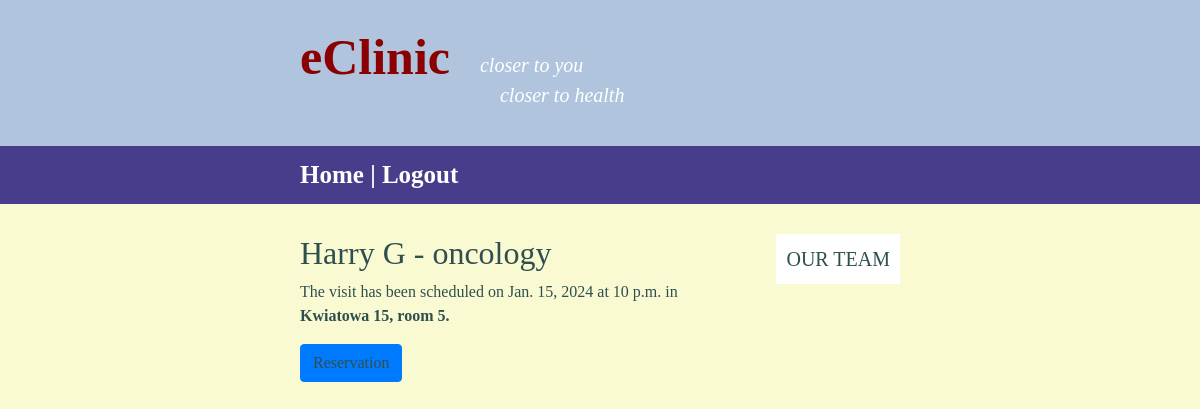
The page /visits/7 (signed in) on the database its author committed.
### visits/models.py (models this page shows, shortened)
class Visit(models.Model):
    date = models.DateField()
    start_time = models.TimeField(default=time(8))
    doctor = models.ForeignKey(Doctor, on_delete=models.CASCADE)
    location = models.ForeignKey(Location, on_delete=models.CASCADE)
    available = models.BooleanField(default=True)
    patient = models.ForeignKey(User, null=True, blank=True, on_delete=models.CASCADE)
    class Meta:
        ordering = ["date", "start_time"]

class Doctor(models.Model):
    doctor = models.CharField(max_length=50)
    specialization = models.ForeignKey(Specialization, on_delete=models.CASCADE)
    def __str__(self):
        return f"{self.doctor} - {self.specialization}"

class Specialization(models.Model):
    specialization = models.CharField(max_length=100)
    def __str__(self):
        return self.specialization

class Location(models.Model):
    adress = models.CharField(max_length=100)
    room_number = models.IntegerField()
    def __str__(self):
        return f"{self.adress}, room {self.room_number}."

### visits/views.py (the view)
# urls.py: path('<int:id>', views.details, name="details"),
def details(request, id):
    visit = get_object_or_404(Visit, pk=id)
    out_of_date(visit)
    return render(request, "visits/details.html", {"visit": visit})

### visits/views.py (called while the page is built)
def out_of_date(visit):
    visit_datetime = datetime.combine(visit.date, visit.start_time)
    if visit_datetime < datetime.now():
        visit.available = False
        visit.save()

### visits/templates/visits/details.html (shortened to what this page needs)
{% extends "base.html" %}
{% block content %}
    <div id="main-content">
        <main id="main">
            {% if user.is_active %}
                <h2>{{visit.doctor}}</h2>
                <p>
                    The visit has been scheduled on {{visit.date}} at {{visit.start_time}} in <strong>{{visit.location}}</strong>
                </p>
                <a class="btn btn-primary" href="{% url 'reservation' visit.id %}">Reservation</a>
            {% else %}
                <p>Login to check the details.</p>
            {% endif %}
        </main>
        {% if user.is_active %}
        <aside id="right-menu">
            <a href="{% url 'doctors' %}">
                <span style="font-size: 20px; text-transform: uppercase;">Our team</span>
            </a>
        </aside>
        {% endif %}
    </div>
{% endblock %}

### website/static/website/styles.css (style rules this page uses)
body { font-family: serif; color: DarkSlateGray; background-color: LightGoldenRodYellow; }
a:link { text-decoration: none; color: DarkSlateGray; }
#main-content { padding: 30px 300px 30px 300px; }
#main { float: left; width: 70%; }
#right-menu { display: flex; background-color: White; float: right; padding: 10px; }

### rows shown on the page
Visit: doctor "Harry G - oncology", date "Jan. 15, 2024", start_time "10 p.m.", location "Kwiatowa 15, room 5."
